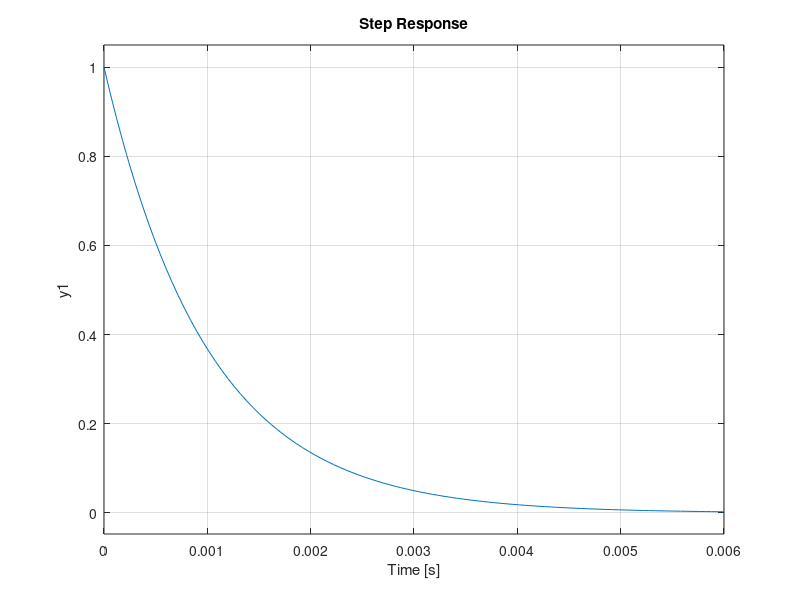

Here is the MATLAB script that generated this plot: (Note: this script raises an error after producing the figure.)
%% Experiment One: Modeling of R-C Circuit

%% Variables
R = 10e3;
C = 0.1e-6;

%% Transfer Function
s = tf('s');
H = s /(s + 1/(R*C))

%% Zeros, Poles, Gain
[z p k] = zpkdata(H)

%% Step Response
step(H)

%% Transfer Function (T-Domain)
syms s t;
H = s /(s + 1000);
h = ilaplace(H,t)

%% Step Response (T-Domain)
G = 1 /(s + 1000);
g = ilaplace(G,t)

%% Credits
% 
% * *Muhammad Abdullah*
% * *2015-EE-166*
% 